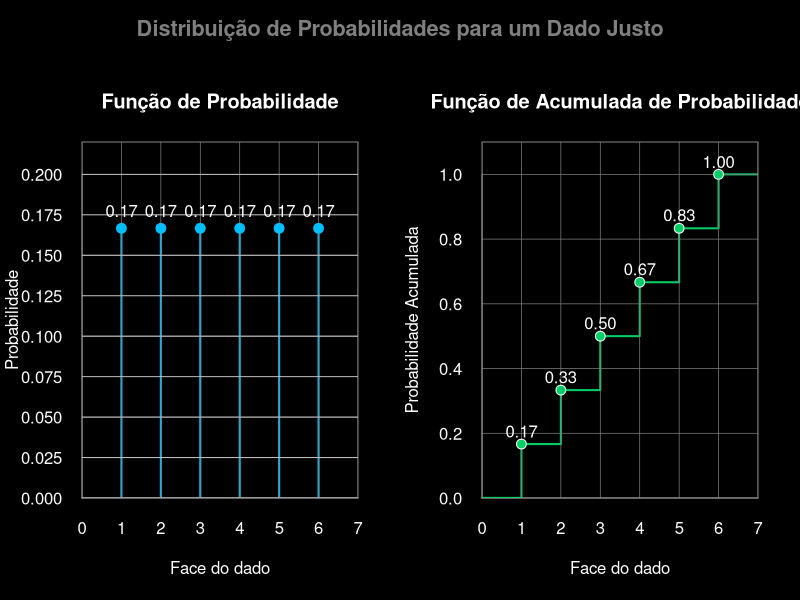

Reproduce this figure in R.
par(oma = c(0, 0, 3, 0),
    mfrow = c(1,2),
    bg = "black",
    fg = "gray50",
    col.axis = "white",
    col.lab = "white",
    col.main = "white"
    )

x <- 1:6
p <- rep(1/6, 6)
F <- cumsum(p)

plot(x,
     p,
     main = "Função de Probabilidade",
     xlab = "Face do dado",
     ylab = "Probabilidade",
     lwd = 2,
     type = "h",
     xlim = c(0, 7),
     ylim = c(0, 0.220),
     col  = "deepskyblue",
     xaxs = "i",
     yaxs = "i",
     tck = 0,
     yaxt = "n")

axis(2,
     at = seq(0, 0.20, by = 0.025),
     labels = sprintf("%.3f", seq(0, 0.20, by = 0.025)),
     las = 1,
     tck = 0)

grid(lty = 1,
     lwd = 0.7,
     col = "gray50")

abline(h = seq(0, 0.20, by = 0.025),
       lty = 1,
       col = "gray")

points(x,
       p,
       pch = 19,
       col = "deepskyblue",
       cex = 1.3)

text(x,
     p + 0.011,
     labels = sprintf("%.2f", p),
     col = "white")


plot(0:7,
     c(0, F, 1),
     main = "Função de Acumulada de Probabilidade",
     xlab = "Face do dado",
     ylab = "Probabilidade Acumulada",
     lwd  = 2,
     type = "s",
     col  = "springgreen3",
     xaxs = "i",
     yaxs = "i",
     xlim = c(0, 7),
     ylim = c(0, 1.1),
     tck = 0,
     las = 1)

grid(lty = 1,
     lwd = 0.7,
     col = "gray50")

# Colore apenas o trecho de 0 a 1
segments(0, 0, 1, 0, col = "springgreen3", lwd = 2)

points(x, 
       F,
       pch = 21,
       bg = "springgreen3",
       col = "white",
       cex = 1.3)

text(x,
     F + 0.04,
     labels = sprintf("%.2f", F),
     col = "white")


mtext("Distribuição de Probabilidades para um Dado Justo",
      side = 3,
      outer = TRUE,
      line = 1,
      cex = 1.3,
      font = 2)
